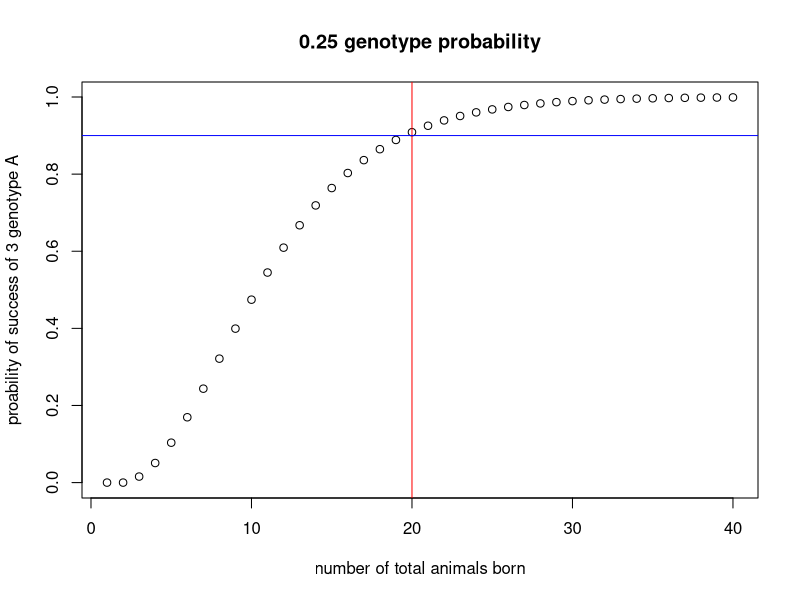

Source code (R):
Nmax = 40
ppower = 0.9 # P(desired numbers are born) >= 0.9

pgoodKO = 0.25 # probability of a born animal to be KO
goodKO = 3 # desired number of KO animals

pgoodWT = 0.25
goodWT = 0 # desired number of WT animals

prelativ = pgoodKO/(pgoodKO+pgoodWT)
pgoodtotal = pgoodKO + pgoodWT
totalgood = goodKO+goodWT

pgoodfromk = function(k){
  res = pbinom(
      q=k-goodWT,
      size=k,
      prob=prelativ,
      lower.tail=T) - 
    pbinom(q=goodKO-1,
           size=k,
           prob=prelativ,
           lower.tail = T) 
  res2 = 1 - sum(dbinom(x=c(0:(goodKO-1)), size=k, prob=c(0.25)))
  print(res)
  print(res2)
  cat("\n")
  return(pmax(res,0))
}
pgoodfromk(10)

psuccess = numeric(Nmax)
for (j in totalgood:Nmax){
  k = totalgood : Nmax
  psuccess[j] = sum( dbinom(k,j,pgoodtotal) * pgoodfromk(k) )
}

plot(psuccess, xlab = "number of total animals born", 
     ylab = "proability of success of 3 genotype A", 
     main = "0.25 genotype probability")
cutoff = min(which(psuccess>=ppower))
abline(v=cutoff,col="red")
abline(h = 0.9,col="blue")
main = "0.25 genotype probability"
print(cutoff)